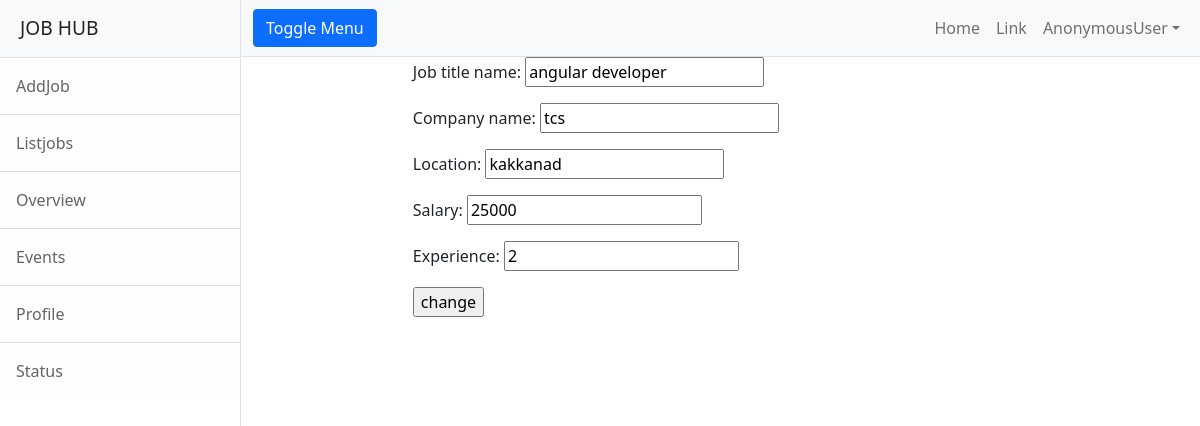
Screenshot of /employer/jobs/change/5 with the database file from the repository.
### employer/models.py (models this page shows, shortened)
class Jobs(models.Model):
    job_title_name=models.CharField(max_length=150)
    company_name=models.CharField(max_length=150)
    location=models.CharField(max_length=150)
    salary=models.PositiveBigIntegerField(null=True)
    experience=models.PositiveBigIntegerField(default=0)

### employer/views.py (the view)
# urls.py: path('jobs/change/<int:id>', views.JobEditView.as_view(), name="emp-editjob"),
class  JobEditView(UpdateView):
    model=Jobs
    form_class=JobForm
    template_name = 'emp-editjob.html'
    success_url = reverse_lazy('emp-alljobs')
    pk_url_kwarg = "id"

### employer/forms.py
class JobForm(forms.ModelForm):
    class Meta:
        model=Jobs
        fields="__all__"

### employer/templates/emp-editjob.html (shortened to what this page needs)
{%extends 'base.html'%}
{%block body_block%}
<div class="row">
    <div class="col-2"></div>
    <div class="col-8">
        <form action="" method="post">
           {{form.as_p}}
            <input type="submit" value="change">
        </form>
    </div>
    <div class="col-2"></div>
</div>
{%endblock%}

### rows the page displays
Jobs: job_title_name "angular developer", company_name "tcs", location "kakkanad", salary "25000", experience "2"

### other values shown
{{ request.user }} "AnonymousUser"
